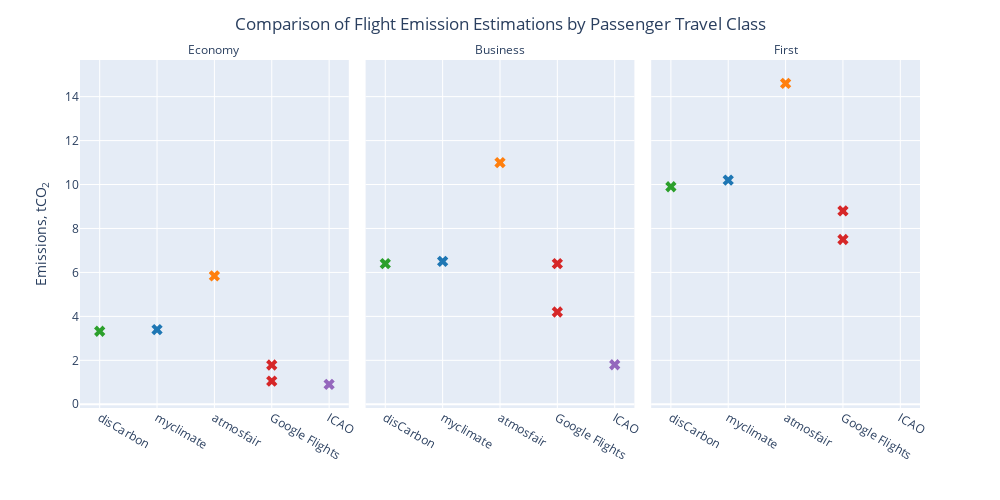

The notebook cell this image was saved under:
### Code cell
fig = px.scatter(emissions_class, x="Emission Offsetter", y="Emission", 
                 color="Emission Offsetter", 
                 color_discrete_sequence=color_sequence,
                 facet_col="Passenger Travel Class")
#fig.update_yaxes(range=[0, 8.0])
fig.update_layout(
    title="Comparison of Flight Emission Estimations by Passenger Travel Class",
    title_x=0.5,
    yaxis_title="Emissions, tCO<sub>2</sub>",
    showlegend=False,
    height=500, width=1000
)
fig.update_traces(marker_symbol='x', marker_size=10)
fig.for_each_annotation(lambda a: a.update(text=a.text.split("=")[-1]))
# Remove all xaxis_titles
for axis in fig.layout:
    if type(fig.layout[axis]) == go.layout.XAxis:
        fig.layout[axis].title.text = ''
fig.show()

### Figure 1 — Plotly figure (JSON) as saved in the notebook; plotly's stock layout.template omitted (floating-point values rounded to 4 significant figures)
{"data": [{"hovertemplate": "Emission Offsetter=%{x}<br>Passenger Travel Class=Economy<br>Emission=%{y}<extra></extra>", "legendgroup": "disCarbon", "marker": {"color": "#2CA02C", "size": 10, "symbol": "x"}, "mode": "markers", "name": "disCarbon", "orientation": "v", "showlegend": true, "type": "scatter", "x": ["disCarbon"], "xaxis": "x", "y": [3.322], "yaxis": "y"}, {"hovertemplate": "Emission Offsetter=%{x}<br>Passenger Travel Class=Business<br>Emission=%{y}<extra></extra>", "legendgroup": "disCarbon", "marker": {"color": "#2CA02C", "size": 10, "symbol": "x"}, "mode": "markers", "name": "disCarbon", "orientation": "v", "showlegend": false, "type": "scatter", "x": ["disCarbon"], "xaxis": "x2", "y": [6.4], "yaxis": "y2"}, {"hovertemplate": "Emission Offsetter=%{x}<br>Passenger Travel Class=First<br>Emission=%{y}<extra></extra>", "legendgroup": "disCarbon", "marker": {"color": "#2CA02C", "size": 10, "symbol": "x"}, "mode": "markers", "name": "disCarbon", "orientation": "v", "showlegend": false, "type": "scatter", "x": ["disCarbon"], "xaxis": "x3", "y": [9.9], "yaxis": "y3"}, {"hovertemplate": "Emission Offsetter=%{x}<br>Passenger Travel Class=Economy<br>Emission=%{y}<extra></extra>", "legendgroup": "myclimate", "marker": {"color": "#1F77B4", "size": 10, "symbol": "x"}, "mode": "markers", "name": "myclimate", "orientation": "v", "showlegend": true, "type": "scatter", "x": ["myclimate"], "xaxis": "x", "y": [3.4], "yaxis": "y"}, {"hovertemplate": "Emission Offsetter=%{x}<br>Passenger Travel Class=Business<br>Emission=%{y}<extra></extra>", "legendgroup": "myclimate", "marker": {"color": "#1F77B4", "size": 10, "symbol": "x"}, "mode": "markers", "name": "myclimate", "orientation": "v", "showlegend": false, "type": "scatter", "x": ["myclimate"], "xaxis": "x2", "y": [6.5], "yaxis": "y2"}, {"hovertemplate": "Emission Offsetter=%{x}<br>Passenger Travel Class=First<br>Emission=%{y}<extra></extra>", "legendgroup": "myclimate", "marker": {"color": "#1F77B4", "size": 10, "symbol": "x"}, "mode": "markers", "name": "myclimate", "orientation": "v", "showlegend": false, "type": "scatter", "x": ["myclimate"], "xaxis": "x3", "y": [10.2], "yaxis": "y3"}, {"hovertemplate": "Emission Offsetter=%{x}<br>Passenger Travel Class=Economy<br>Emission=%{y}<extra></extra>", "legendgroup": "atmosfair", "marker": {"color": "#FF7F0E", "size": 10, "symbol": "x"}, "mode": "markers", "name": "atmosfair", "orientation": "v", "showlegend": true, "type": "scatter", "x": ["atmosfair"], "xaxis": "x", "y": [5.84], "yaxis": "y"}, {"hovertemplate": "Emission Offsetter=%{x}<br>Passenger Travel Class=Business<br>Emission=%{y}<extra></extra>", "legendgroup": "atmosfair", "marker": {"color": "#FF7F0E", "size": 10, "symbol": "x"}, "mode": "markers", "name": "atmosfair", "orientation": "v", "showlegend": false, "type": "scatter", "x": ["atmosfair"], "xaxis": "x2", "y": [11], "yaxis": "y2"}, {"hovertemplate": "Emission Offsetter=%{x}<br>Passenger Travel Class=First<br>Emission=%{y}<extra></extra>", "legendgroup": "atmosfair", "marker": {"color": "#FF7F0E", "size": 10, "symbol": "x"}, "mode": "markers", "name": "atmosfair", "orientation": "v", "showlegend": false, "type": "scatter", "x": ["atmosfair"], "xaxis": "x3", "y": [14.6], "yaxis": "y3"}, {"hovertemplate": "Emission Offsetter=%{x}<br>Passenger Travel Class=Economy<br>Emission=%{y}<extra></extra>", "legendgroup": "Google Flights", "marker": {"color": "#D62728", "size": 10, "symbol": "x"}, "mode": "markers", "name": "Google Flights", "orientation": "v", "showlegend": true, "type": "scatter", "x": ["Google Flights", "Google Flights"], "xaxis": "x", "y": [1.056, 1.786], "yaxis": "y"}, {"hovertemplate": "Emission Offsetter=%{x}<br>Passenger Travel Class=Business<br>Emission=%{y}<extra></extra>", "legendgroup": "Google Flights", "marker": {"color": "#D62728", "size": 10, "symbol": "x"}, "mode": "markers", "name": "Google Flights", "orientation": "v", "showlegend": false, "type": "scatter", "x": ["Google Flights", "Google Flights"], "xaxis": "x2", "y": [4.2, 6.4], "yaxis": "y2"}, {"hovertemplate": "Emission Offsetter=%{x}<br>Passenger Travel Class=First<br>Emission=%{y}<extra></extra>", "legendgroup": "Google Flights", "marker": {"color": "#D62728", "size": 10, "symbol": "x"}, "mode": "markers", "name": "Google Flights", "orientation": "v", "showlegend": false, "type": "scatter", "x": ["Google Flights", "Google Flights"], "xaxis": "x3", "y": [7.5, 8.8], "yaxis": "y3"}, {"hovertemplate": "Emission Offsetter=%{x}<br>Passenger Travel Class=Economy<br>Emission=%{y}<extra></extra>", "legendgroup": "ICAO", "marker": {"color": "#9467BD", "size": 10, "symbol": "x"}, "mode": "markers", "name": "ICAO", "orientation": "v", "showlegend": true, "type": "scatter", "x": ["ICAO"], "xaxis": "x", "y": [0.907], "yaxis": "y"}, {"hovertemplate": "Emission Offsetter=%{x}<br>Passenger Travel Class=Business<br>Emission=%{y}<extra></extra>", "legendgroup": "ICAO", "marker": {"color": "#9467BD", "size": 10, "symbol": "x"}, "mode": "markers", "name": "ICAO", "orientation": "v", "showlegend": false, "type": "scatter", "x": ["ICAO"], "xaxis": "x2", "y": [1.8], "yaxis": "y2"}, {"hovertemplate": "Emission Offsetter=%{x}<br>Passenger Travel Class=First<br>Emission=%{y}<extra></extra>", "legendgroup": "ICAO", "marker": {"color": "#9467BD", "size": 10, "symbol": "x"}, "mode": "markers", "name": "ICAO", "orientation": "v", "showlegend": false, "type": "scatter", "x": ["ICAO"], "xaxis": "x3", "y": [null], "yaxis": "y3"}], "layout": {"annotations": [{"font": {}, "showarrow": false, "text": "Economy", "x": 0.16, "xanchor": "center", "xref": "paper", "y": 1, "yanchor": "bottom", "yref": "paper"}, {"font": {}, "showarrow": false, "text": "Business", "x": 0.5, "xanchor": "center", "xref": "paper", "y": 1, "yanchor": "bottom", "yref": "paper"}, {"font": {}, "showarrow": false, "text": "First", "x": 0.84, "xanchor": "center", "xref": "paper", "y": 1, "yanchor": "bottom", "yref": "paper"}], "height": 500, "legend": {"title": {"text": "Emission Offsetter"}, "tracegroupgap": 0}, "margin": {"t": 60}, "showlegend": false, "title": {"text": "Comparison of Flight Emission Estimations by Passenger Travel Class", "x": 0.5}, "width": 1000, "xaxis": {"anchor": "y", "categoryarray": ["disCarbon", "myclimate", "atmosfair", "Google Flights", "ICAO"], "categoryorder": "array", "domain": [0, 0.32], "title": {"text": ""}}, "xaxis2": {"anchor": "y2", "categoryarray": ["disCarbon", "myclimate", "atmosfair", "Google Flights", "ICAO"], "categoryorder": "array", "domain": [0.34, 0.66], "matches": "x", "title": {"text": ""}}, "xaxis3": {"anchor": "y3", "categoryarray": ["disCarbon", "myclimate", "atmosfair", "Google Flights", "ICAO"], "categoryorder": "array", "domain": [0.68, 1.0], "matches": "x", "title": {"text": ""}}, "yaxis": {"anchor": "x", "domain": [0, 1], "title": {"text": "Emissions, tCO<sub>2</sub>"}}, "yaxis2": {"anchor": "x2", "domain": [0, 1], "matches": "y", "showticklabels": false}, "yaxis3": {"anchor": "x3", "domain": [0, 1], "matches": "y", "showticklabels": false}}}
